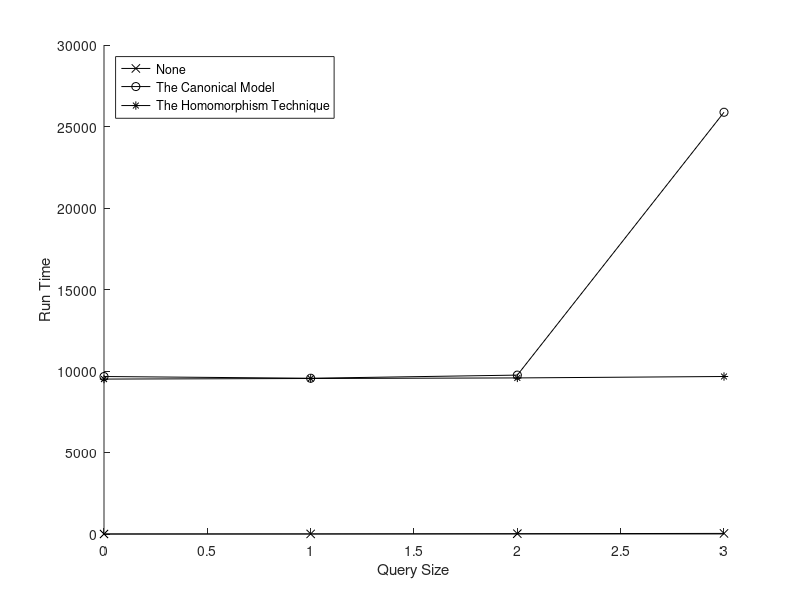

Write MATLAB code to recreate this figure.
format long
A = [
	0	0.370000	9661.660000	9504.370000;
	1	5.540000	9555.740000	9540.150000;
	2	20.250000	9748.080000	9575.680000;
	3	36.510000	25873.430000	9662.430000;
];

hold on
f = plot(A(:,1), A(:,2), 'k-x');
f = plot(A(:,1), A(:,3), 'k-o');
f = plot(A(:,1), A(:,4), 'k-*');
hold off
xlabel('Query Size')
ylabel('Run Time')
legend('None', 'The Canonical Model', 'The Homomorphism Technique', 'Location', 'northwest')
saveas(f, '../img/DescendantBranchDepth2Graph.png');
